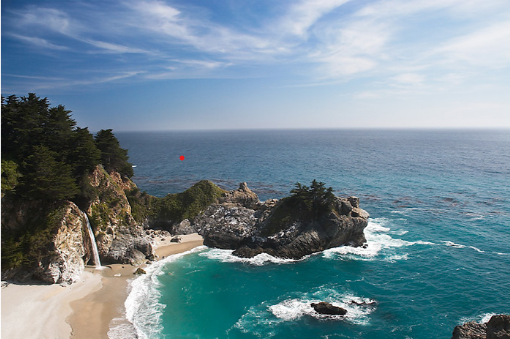
#> input picture hw_1/op_1/figs/original.png, 510 x 339 px
$ python compress.py --input ../../hw_1/op_1/figs/original.png --k 3
#> lines starting #> are read from the running program, lines starting #| are printed output that depends on the picture
### hw_2/option1/svd_impl.py
import numpy as np

def svd(A, eps=1e-12):
    """
    Compute SVD A = U @ S @ Vt without calling high-level SVD.
    Uses eigen-decomposition of A^T A or A A^T depending on shape.
    Returns U (m x r), S (r,), Vt (r x n) where r = min(m,n)
    """
    A = np.asarray(A, dtype=float)
    m, n = A.shape
    if m >= n:
        # compute eigen-decomposition of A^T A (n x n)
        ATA = A.T @ A
        vals, V = np.linalg.eigh(ATA)
        # sort by descending eigenvalue
        idx = np.argsort(vals)[::-1]
        vals = vals[idx]
        V = V[:, idx]
        # singular values
        s = np.sqrt(np.clip(vals, 0, None))
        # compute U = A V Σ^{-1}
        tol = eps
        r = min(m, n)
        U = np.zeros((m, r))
        S = np.zeros(r)
        Vt = V.T[:r]
        for i in range(r):
            sigma = s[i]
            if sigma > tol:
                ui = (A @ V[:, i]) / sigma
            else:
                ui = np.zeros(m)
            U[:, i] = ui
            S[i] = sigma
        return U, S, Vt
    else:
        # n > m: compute eigen-decomposition of A A^T (m x m)
        AAT = A @ A.T
        vals, U = np.linalg.eigh(AAT)
        idx = np.argsort(vals)[::-1]
        vals = vals[idx]
        U = U[:, idx]
        s = np.sqrt(np.clip(vals, 0, None))
        r = min(m, n)
        Vt = np.zeros((r, n))
        S = np.zeros(r)
        tol = eps
        for i in range(r):
            sigma = s[i]
            if sigma > tol:
                vi = (A.T @ U[:, i]) / sigma
            else:
                vi = np.zeros(n)
            Vt[i, :] = vi
            S[i] = sigma
        return U[:, :r], S, Vt


def reconstruct(U, S, Vt, k):
    """Reconstruct using top-k singular values."""
    k = min(k, len(S))
    if k <= 0:
        return np.zeros((U.shape[0], Vt.shape[1]))
    Uk = U[:, :k]
    Sk = np.diag(S[:k])
    Vtk = Vt[:k, :]
    return Uk @ Sk @ Vtk

# [6 lines that do not run on import are left out]

### hw_2/option1/metrics.py
import numpy as np


def psnr(img1, img2, max_val=255.0):
    img1 = np.asarray(img1, dtype=float)
    img2 = np.asarray(img2, dtype=float)
    mse = np.mean((img1 - img2) ** 2)
    if mse == 0:
        return float('inf')
    return 20 * np.log10(max_val / np.sqrt(mse))


def ssim(img1, img2, max_val=255.0, K1=0.01, K2=0.03):
    """
    Full-image SSIM (single value) based on means/variances/covariance.
    This is a simplified, global SSIM (not sliding-window).
    """
    x = np.asarray(img1, dtype=float)
    y = np.asarray(img2, dtype=float)
    if x.shape != y.shape:
        raise ValueError('Input images must have the same shape')
    L = max_val
    C1 = (K1 * L) ** 2
    C2 = (K2 * L) ** 2
    mu_x = x.mean()
    mu_y = y.mean()
    sigma_x2 = ((x - mu_x) ** 2).mean()
    sigma_y2 = ((y - mu_y) ** 2).mean()
    sigma_xy = ((x - mu_x) * (y - mu_y)).mean()
    num = (2 * mu_x * mu_y + C1) * (2 * sigma_xy + C2)
    den = (mu_x ** 2 + mu_y ** 2 + C1) * (sigma_x2 + sigma_y2 + C2)
    if den == 0:
        return 1.0
    return num / den


# [6 lines that do not run on import are left out]

### hw_2/option1/compress.py
import argparse
import os
from PIL import Image
import numpy as np
import matplotlib.pyplot as plt

from svd_impl import svd, reconstruct
from metrics import psnr, ssim


def load_gray(path):
    im = Image.open(path).convert('L')
    return np.asarray(im, dtype=float)


def save_gray(arr, path):
    arr = np.clip(arr, 0, 255).astype('uint8')
    Image.fromarray(arr).save(path)


def run(input_path, ks, outdir):
#> called with input_path = '../../hw_1/op_1/figs/original.png', outdir = 'out'
    os.makedirs(outdir, exist_ok=True)
    A = load_gray(input_path)
#> in load_gray, `im = Image.open(path).convert('L')`:
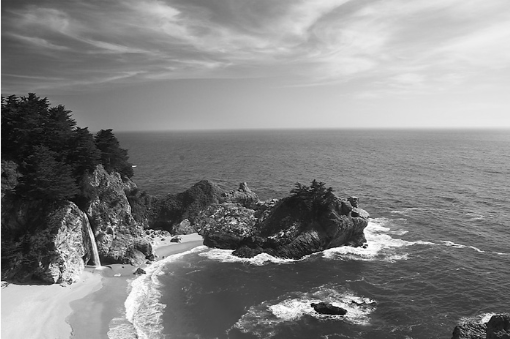
#> im: PIL image 510x339 L; min 2, max 255, mean 130.9
    m, n = A.shape
#> m = 339; n = 510
    U, S, Vt = svd(A)
#> in svd, `AAT = A @ A.T`:
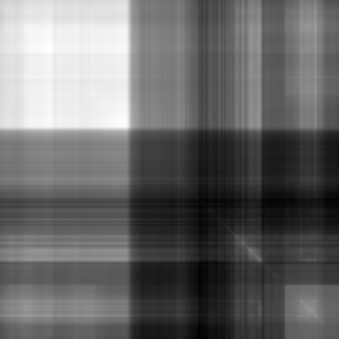
#> AAT: shape (339, 339) float64; min 3401464, max 16971365, mean 9009776.2; drawn with min black and max white
#> in svd, `vals, U = np.linalg.eigh(AAT)`:
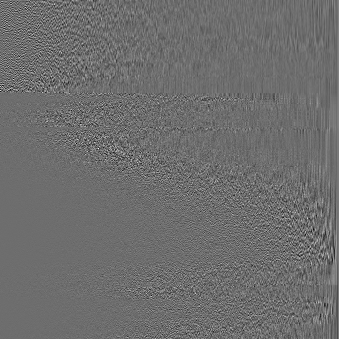
#> U: shape (339, 339) float64; min -0.383, max 0.505, mean 0.00017; drawn with min black and max white
#> in svd, `vals, U = np.linalg.eigh(AAT)`: vals = 339 values from 16.21 to 3.26e+09
#> in svd, `idx = np.argsort(vals)[::-1]`: idx = 339 values, max 338 at index 0, min 0 at index 338, mean 169
#> in svd, `vals = vals[idx]`: vals = 339 values, max 3.26e+09 at index 0, min 16.21 at index 338, mean 10690096
#> in svd, `U = U[:, idx]`:
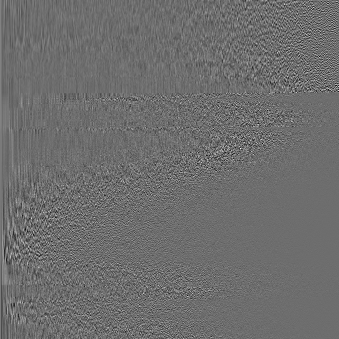
#> U: shape (339, 339) float64; min -0.383, max 0.505, mean 0.00017; drawn with min black and max white
#> in svd, `s = np.sqrt(np.clip(vals, 0, None))`: s = 339 values, max 57135.9 at index 0, min 4.03 at index 338, mean 535.9
#> the loop in svd, `for i in range(r):` made 339 passes
#> sigma on passes 1 to 3: 57135.9, 14192.8, 6514.5
#> after the loop in svd, `for i in range(r):`:
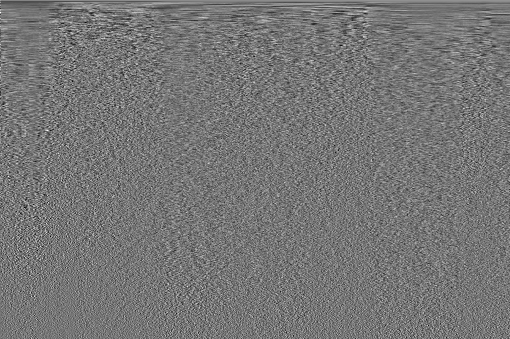
#> Vt: shape (339, 510) float64; min -0.229, max 0.265, mean 9.02e-05; drawn with min black and max white
#> after the loop in svd, `for i in range(r):`: S has the same summary as s
#> S has the same summary as s in svd
    out_images = []
    metrics = []
    for k in ks:
        B = reconstruct(U, S, Vt, k)
        out_path = os.path.join(outdir, f'recon_k{k}.png')
        save_gray(B, out_path)
        out_images.append((k, out_path))
        metrics.append((k, psnr(A, B), ssim(A, B)))
#> this loop made 1 pass
#> (Sk in reconstruct, mse in psnr, mu_x in ssim, mu_y in ssim, sigma_x2 in ssim, sigma_y2 in ssim, sigma_xy in ssim) on pass 1: ([[57135.9, 0, 0], [0, 14192.8, 0], [0, 0, 6514.5]], 668.4, 130.9, 130.9, 3827.2, 3149.7, 3154.3)
#> pass 1, in run, `B = reconstruct(U, S, Vt, k)`:
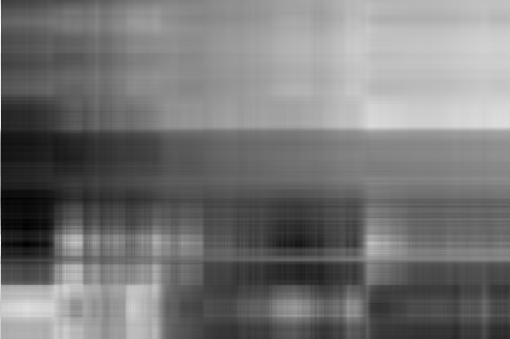
#> B: shape (339, 510) float64; min -2.62, max 285.6, mean 130.9; drawn with min black and max white
#> pass 1, in save_gray, `arr = np.clip(arr, 0, 255).astype('uint8')`:
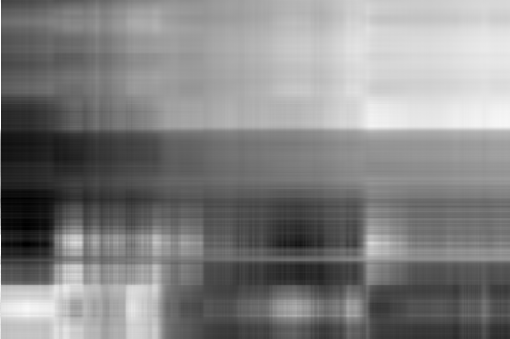
#> arr: shape (339, 510); min 0, max 255, mean 130.4
#> after the loop, metrics = [(3, 19.88, 0.905)]; out_images = [(3, 'out/recon_k3.png')]
    # make a summary plot
    cols = len(out_images) + 1
#> cols = 2
    fig, axes = plt.subplots(1, cols, figsize=(4*cols,4))
    axes[0].imshow(A, cmap='gray')
    axes[0].set_title('Original')
    axes[0].axis('off')
    for i,(k,p) in enumerate(out_images, start=1):
        img = Image.open(p)
        axes[i].imshow(img, cmap='gray')
        axes[i].set_title(f'k={k}')
        axes[i].axis('off')
    plt.tight_layout()
    plt.savefig(os.path.join(outdir, 'summary.png'))
    # print metrics
    print('k	PSNR	SSIM')
    for k, p, s in metrics:
        print(f'{k}\t{p:.3f}\t{s:.4f}')
#> this loop made 1 pass
#| 3	19.881	0.9050


def parse_args():
    p = argparse.ArgumentParser()
    p.add_argument('--input', required=True)
    p.add_argument('--k', type=int, nargs='+', required=True)
    p.add_argument('--outdir', default='out')
    return p.parse_args()


if __name__ == '__main__':
    args = parse_args()
    run(args.input, args.k, args.outdir)

$ run again, on hw_1/op_1/figs/chopping.png
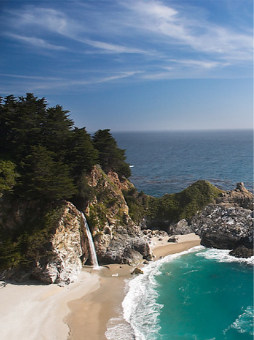
#> input picture hw_1/op_1/figs/chopping.png, 254 x 340 px
#> in svd, `vals, V = np.linalg.eigh(ATA)`: vals = 254 values from 20.61 to 1.25e+09
#> idx = 254 values, max 253 at index 0, min 0 at index 253, mean 126.5
#> in svd, `vals = vals[idx]`: vals = 254 values, max 1.25e+09 at index 0, min 20.61 at index 253, mean 5579445.7
#> in svd, `s = np.sqrt(np.clip(vals, 0, None))`: s = 254 values, max 35339.4 at index 0, min 4.54 at index 253, mean 434.9
#> the loop in svd, `for i in range(r):` made 254 passes
#> sigma on passes 1 to 3: 35339.4, 9727.3, 4892.5
#> after the loop in svd, `for i in range(r):`:
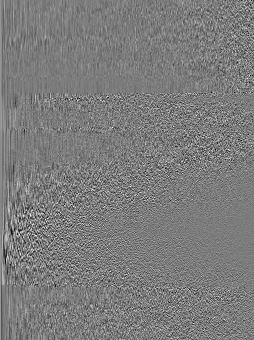
#> U: shape (340, 254) float64; min -0.306, max 0.322, mean 0.000293; drawn with min black and max white
#> after the loop in svd, `for i in range(r):`: S has the same summary as s
#> in run, `U, S, Vt = svd(A)`: S has the same summary as s in svd
#> the loop in run, `for k in ks:` made 1 pass
#> (Sk in reconstruct, mse in psnr, mu_x in ssim, mu_y in ssim, sigma_x2 in ssim, sigma_y2 in ssim, sigma_xy in ssim) on pass 1: ([[35339.4, 0, 0], [0, 9727.3, 0], [0, 0, 4892.5]], 576, 114.9, 114.9, 3207.7, 2622.4, 2627.1)
#> pass 1, in run, `B = reconstruct(U, S, Vt, k)`:
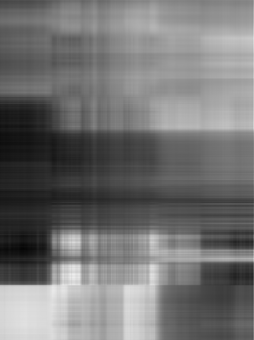
#> B: shape (340, 254) float64; min 5.96, max 237.6, mean 114.9
#> after the loop in run, `for k in ks:`: metrics = [(3, 20.53, 0.902)]; out_images = [(3, 'out/recon_k3.png')]
#> cols = 2
#> the loop in run, `for k, p, s in metrics:` made 1 pass
#> (printed output is left out)

$ run again, on hw_1/op_1/figs/compare.png
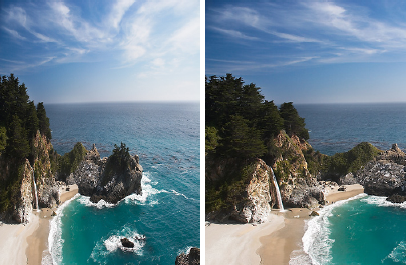
#> input picture hw_1/op_1/figs/compare.png, 406 x 265 px
#> in svd, `vals, U = np.linalg.eigh(AAT)`: vals = 265 values from 1.48e-07 to 1.82e+09
#> idx = 265 values, max 264 at index 0, min 0 at index 264, mean 132
#> in svd, `vals = vals[idx]`: vals = 265 values, max 1.82e+09 at index 0, min 1.48e-07 at index 264, mean 7777355.4
#> in svd, `s = np.sqrt(np.clip(vals, 0, None))`: s = 265 values, max 42648.6 at index 0, min 0.000385 at index 264, mean 518
#> the loop in svd, `for i in range(r):` made 265 passes
#> sigma on passes 1 to 3: 42648.6, 11798.3, 5395.6
#> after the loop in svd, `for i in range(r):`:
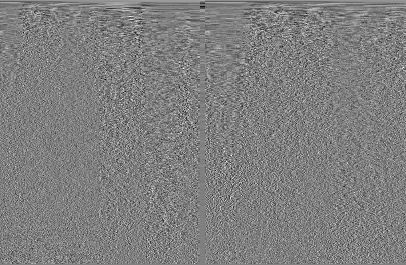
#> Vt: shape (265, 406) float64; min -0.273, max 0.273, mean 0.000195; drawn with min black and max white
#> after the loop in svd, `for i in range(r):`: S has the same summary as s
#> in run, `U, S, Vt = svd(A)`: S has the same summary as s in svd
#> the loop in run, `for k in ks:` made 1 pass
#> (Sk in reconstruct, mse in psnr, mu_x in ssim, mu_y in ssim, sigma_x2 in ssim, sigma_y2 in ssim, sigma_xy in ssim) on pass 1: ([[42648.6, 0, 0], [0, 11798.3, 0], [0, 0, 5395.6]], 685.8, 124.1, 124.2, 3764.2, 3045.5, 3061.9)
#> pass 1, in save_gray, `arr = np.clip(arr, 0, 255).astype('uint8')`:
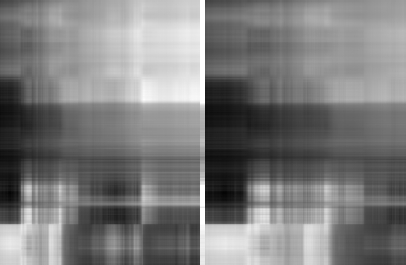
#> arr: shape (265, 406); min 4, max 255, mean 123.5
#> after the loop in run, `for k in ks:`: metrics = [(3, 19.77, 0.9)]; out_images = [(3, 'out/recon_k3.png')]
#> cols = 2
#> the loop in run, `for k, p, s in metrics:` made 1 pass
#> (printed output is left out)
